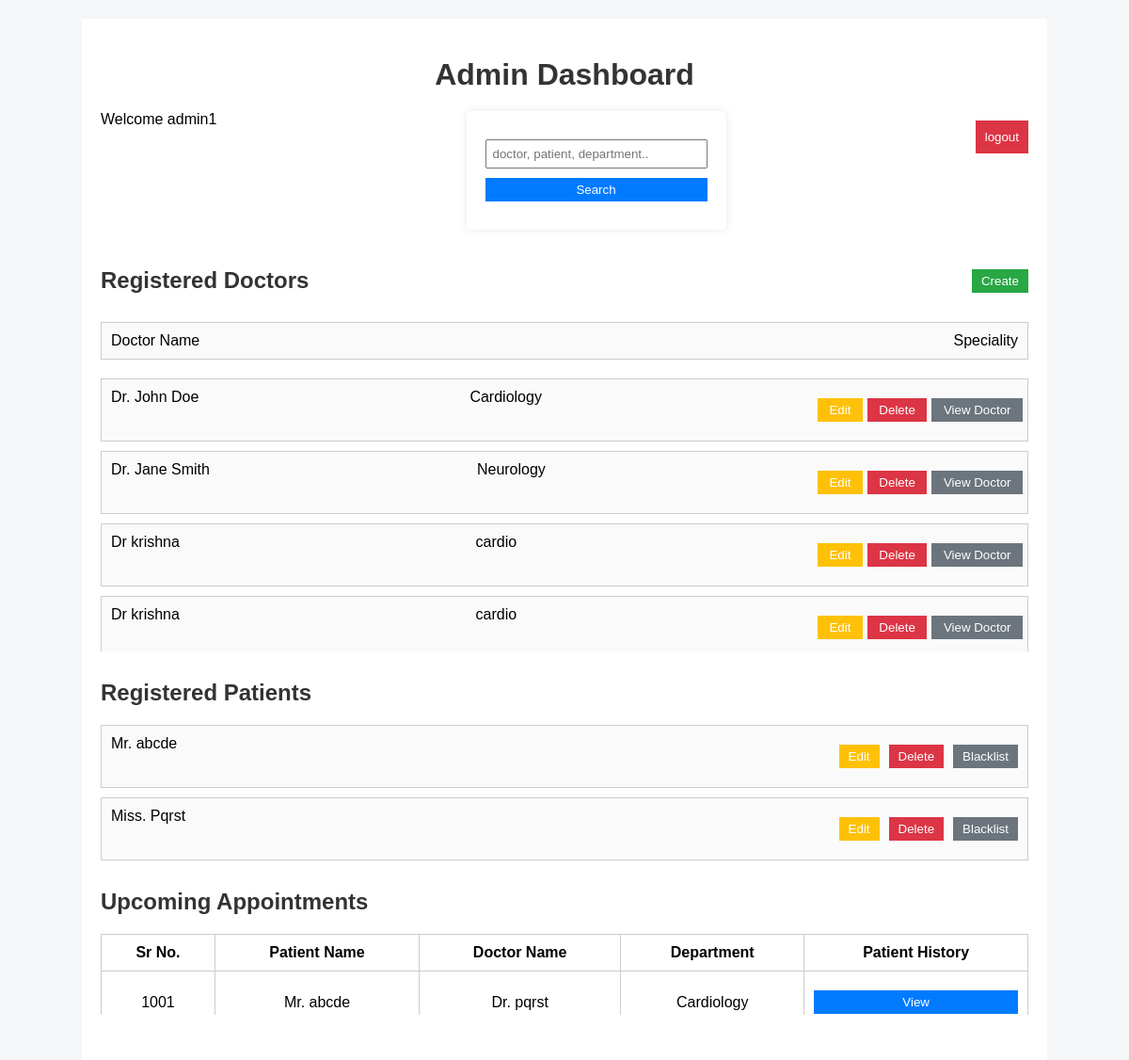
/admin/admin_dashboard (signed in), run on an earlier commit of the app's database.
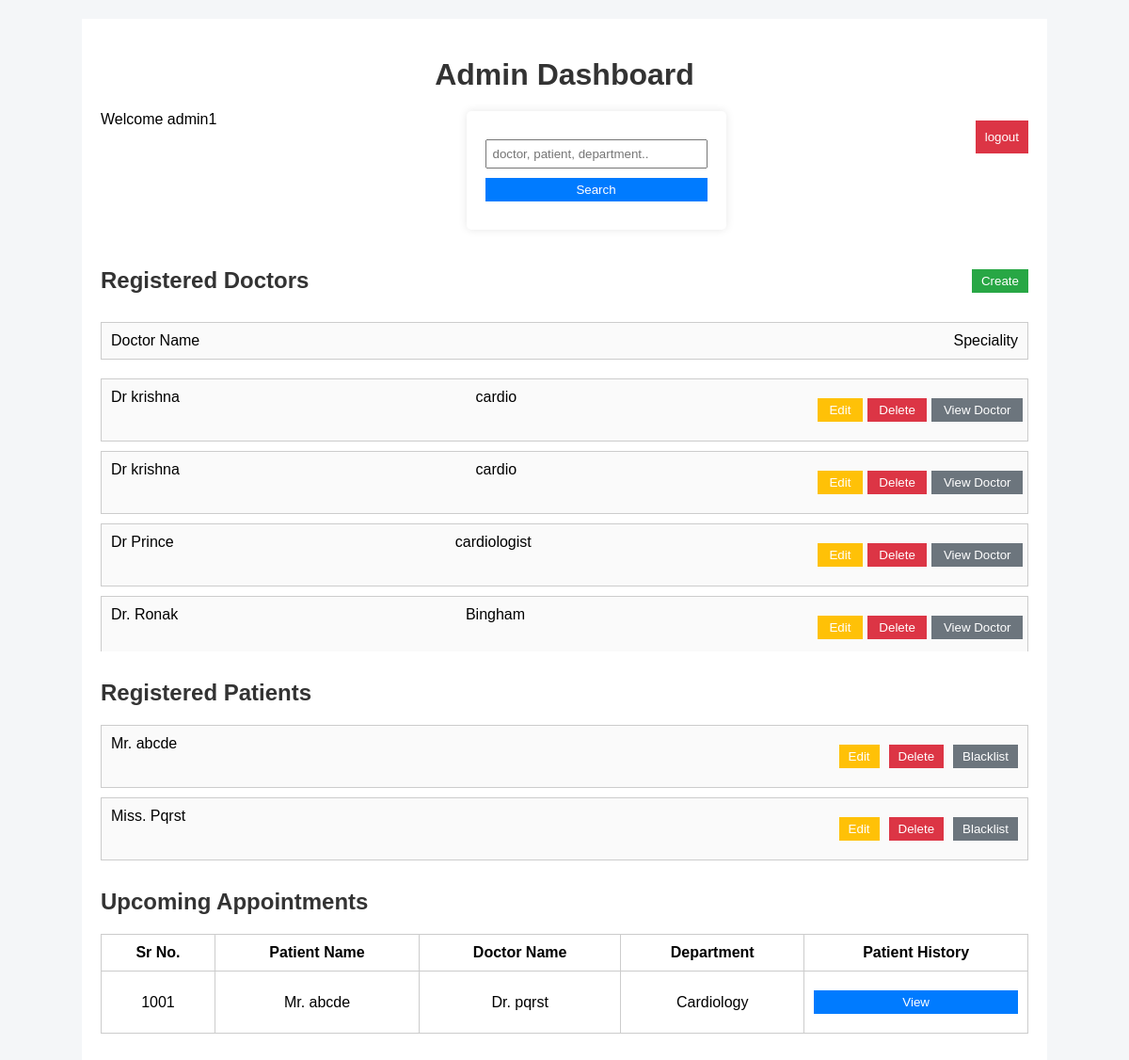
And on a later commit of the database.
### models.py (models this page shows)
class Admin(db.Model, UserMixin):
    id = db.Column(db.Integer, primary_key=True)
    name = db.Column(db.String(70), nullable=False)
    email = db.Column(db.String(100), unique=True, nullable=False)
    password = db.Column(db.String(20), nullable=False)

class Doctor(db.Model, UserMixin):
    id = db.Column(db.Integer,primary_key = True, unique=True)
    doc_name = db.Column(db.String(100), nullable=False)
    speciality = db.Column(db.String(100),nullable=False)
    doc_email = db.Column(db.String(100), unique=True, nullable=False)
    doc_phone = db.Column(db.String(10), unique=True, nullable=False)
    doc_password = db.Column(db.String(16), nullable = False)
    department_id = db.Column(db.Integer, db.ForeignKey('department.id'), nullable=False)
    appointments = db.relationship('Appointment', backref='doctor', lazy=True)

### app.py (the view)
@app.route('/admin/admin_dashboard')
@login_required
def admin_dashboard():
    if not isinstance(current_user, Admin):
        abort(403)
    doctors = Doctor.query.all()
    return render_template('./admin/admin_dashboard.html', admin_name=current_user.name, doctors=doctors)

### app.py (called while the page is built)
@loginmanager.user_loader
def load_user(user_id):
     return (
         Admin.query.get(int(user_id)) or
         Doctor.query.get(int(user_id)) or
         Patient.query.get(int(user_id))
     )

### templates/admin/admin_dashboard.html (shortened to what this page needs)
<!doctype html>
<html lang="en">
  <head>
    <link
      rel="stylesheet"
      href="{{ url_for('static', filename='css/admin.css') }}"
    />
  </head>
  <body>
    <div class="container">
      <h1 class="title">Admin Dashboard</h1>
      <div class="top-bar">
        <span class="welcome">Welcome {{ admin_name }}</span>
        <form method="GET" class="search-form">
          <input
            type="text"
            name="q"
            placeholder="doctor, patient, department.."
          />
          <button type="submit" class="btn search-btn">Search</button>
        </form>
        <a href="{{ url_for('logout_admin') }}"
          ><button style="background-color: #dc3545">logout</button></a
        >
      </div>
      <section>
        <div class="section-header">
          <h2>Registered Doctors</h2>
          <a href="{{ url_for('add_doctor') }}">
            <button class="btn create-btn">Create</button>
          </a>
        </div>
        <div class="card">
          <span>Doctor Name</span>
          <span> Speciality </span>
        </div>
        <div style="max-height: 300px; overflow-y: auto">
          {% for doc in doctors %}
          <div class="card">
            <span>{{ doc.doc_name }}</span>
            <span>{{ doc.speciality }}</span>
            <div class="actions">
              <a href="{{ url_for('edit_doctor', doctor_id=doc.id) }}"
                ><button class="btn edit">Edit</button></a
              >
              <a href="{{ url_for('delete_doctor', doctor_id=doc.id )}}"><button class="btn delete">Delete</button></a>
              <a href="{{ url_for('view_doctor', doctor_id= doc.id )}}"><button class="btn blacklist">View Doctor</button></a>
            </div>
          </div>
          {% endfor %}
        </div>
      </section>
      <section>
        <h2>Registered Patients</h2>
        <div class="card">
          <span>Mr. abcde</span>
          <div class="actions">
            <button class="btn edit">Edit</button>
            <button class="btn delete">Delete</button>
            <button class="btn blacklist">Blacklist</button>
          </div>
        </div>
        <div class="card">
          <span>Miss. Pqrst</span>
          <div class="actions">
            <button class="btn edit">Edit</button>
            <button class="btn delete">Delete</button>
            <button class="btn blacklist">Blacklist</button>
          </div>
        </div>
      </section>
      <section>
        <h2>Upcoming Appointments</h2>
        <table>
          <thead>
            <tr>
              <th>Sr No.</th>
              <th>Patient Name</th>
              <th>Doctor Name</th>
              <th>Department</th>
              <th>Patient History</th>
            </tr>
          </thead>
          <tbody>
            <tr>
              <td>1001</td>
              <td>Mr. abcde</td>
              <td>Dr. pqrst</td>
              <td>Cardiology</td>
              <td>
                <button class="btn view">View</button>
              </td>
            </tr>
          </tbody>
        </table>
      </section>
    </div>
  </body>
</html>

### static/css/admin.css (style rules this page uses)
body { font-family: Arial, sans-serif; margin: 20px; background-color: #f4f4f4; }
h1, h2 { color: #333; }
form { background: white; padding: 20px; border-radius: 5px; box-shadow: 0 0 10px rgba(0,0,0,0.1); }
input, button { display: block; margin: 10px 0; padding: 10px; width: 100%; }
button { background: #007bff; color: white; border: none; cursor: pointer; }
a { color: #007bff; text-decoration: none; }

### templates/admin/admin_dashboard.html (style rules this page uses)
body { font-family: Arial, sans-serif; background: #f4f6f8; }
.container { width: 85%; margin: auto; background: white; padding: 20px; }
.title { text-align: center; margin-bottom: 20px; }
.top-bar { display: flex; justify-content: space-between; margin-bottom: 20px; }
.search-form input { padding: 6px; width: 220px; }
section { margin-bottom: 30px; }
.section-header { display: flex; justify-content: space-between; align-items: center; }
.card { display: flex; justify-content: space-between; padding: 10px; border: 1px solid #ccc; margin: 10px 0; background: #fafafa; }
.actions .btn { margin-left: 5px; }
table { width: 100%; border-collapse: collapse; }
table, th, td { border: 1px solid #ccc; }
th, td { padding: 10px; text-align: center; }
.btn { padding: 5px 10px; border: none; cursor: pointer; }
.actions { display: flex; gap: 5px; }
.search-btn { background: #007bff; color: white; }
.create-btn { background: #28a745; color: white; }
.edit { background: #ffc107; }
.delete { background: #dc3545; color: white; }
.blacklist { background: #6c757d; color: white; }
.view { background: #007bff; color: white; }

What changed in the data, as far as the page shows it:
removed Doctor: doc_name "Dr. John Doe", speciality "Cardiology"
removed Doctor: doc_name "Dr. Jane Smith", speciality "Neurology"
now on this page (row unchanged): Doctor: doc_name "Dr Prince", speciality "cardiologist"
now on this page (row unchanged): Doctor: doc_name "Dr. Ronak", speciality "Bingham"
